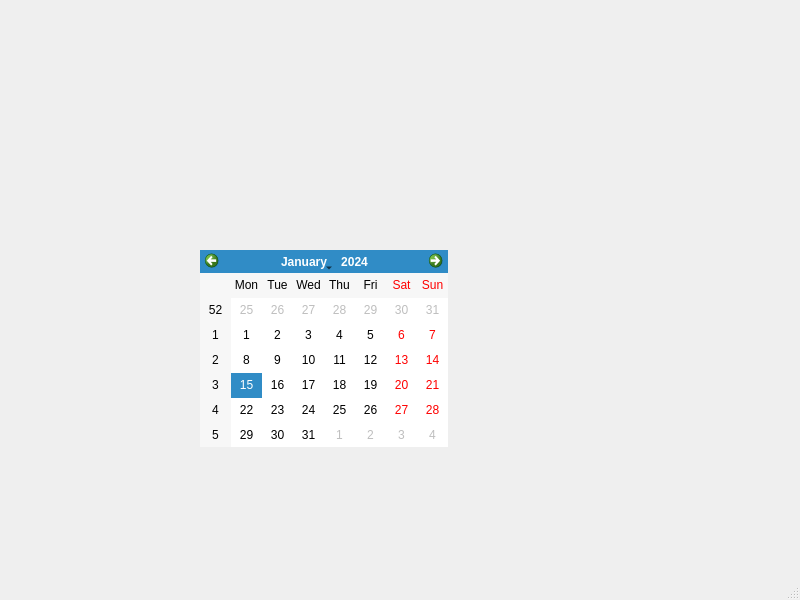
<?xml version="1.0" encoding="UTF-8"?>
<ui version="4.0">
 <class>MainWindow</class>
 <widget class="QMainWindow" name="MainWindow">
  <property name="geometry">
   <rect>
    <x>0</x>
    <y>0</y>
    <width>800</width>
    <height>600</height>
   </rect>
  </property>
  <property name="windowTitle">
   <string>MainWindow</string>
  </property>
  <widget class="QWidget" name="centralwidget">
   <widget class="QCalendarWidget" name="calendarWidget">
    <property name="geometry">
     <rect>
      <x>200</x>
      <y>250</y>
      <width>248</width>
      <height>197</height>
     </rect>
    </property>
   </widget>
  </widget>
  <widget class="QMenuBar" name="menubar">
   <property name="geometry">
    <rect>
     <x>0</x>
     <y>0</y>
     <width>800</width>
     <height>23</height>
    </rect>
   </property>
  </widget>
  <widget class="QStatusBar" name="statusbar"/>
 </widget>
 <resources/>
 <connections/>
</ui>
